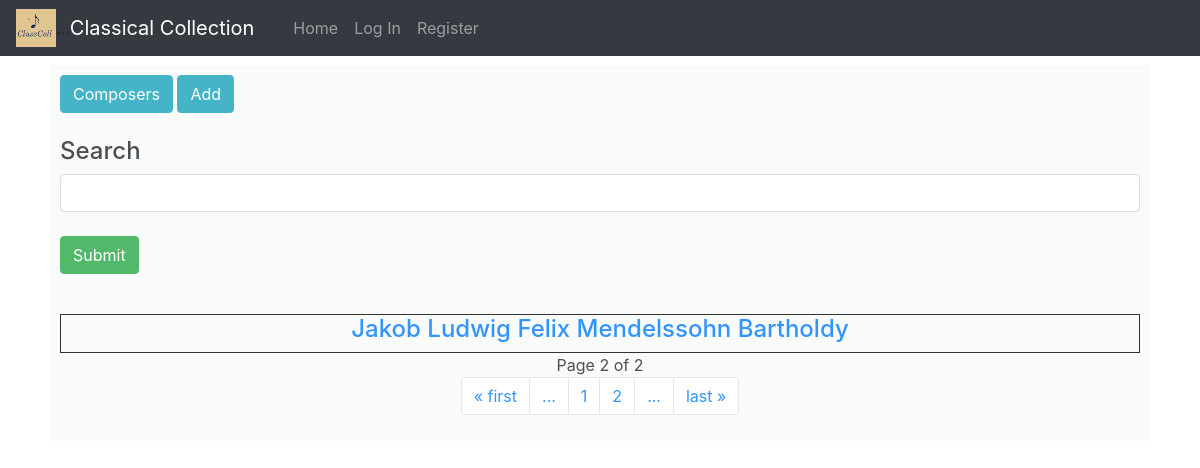
/composer/?page=2, run on an earlier commit of the app's database.
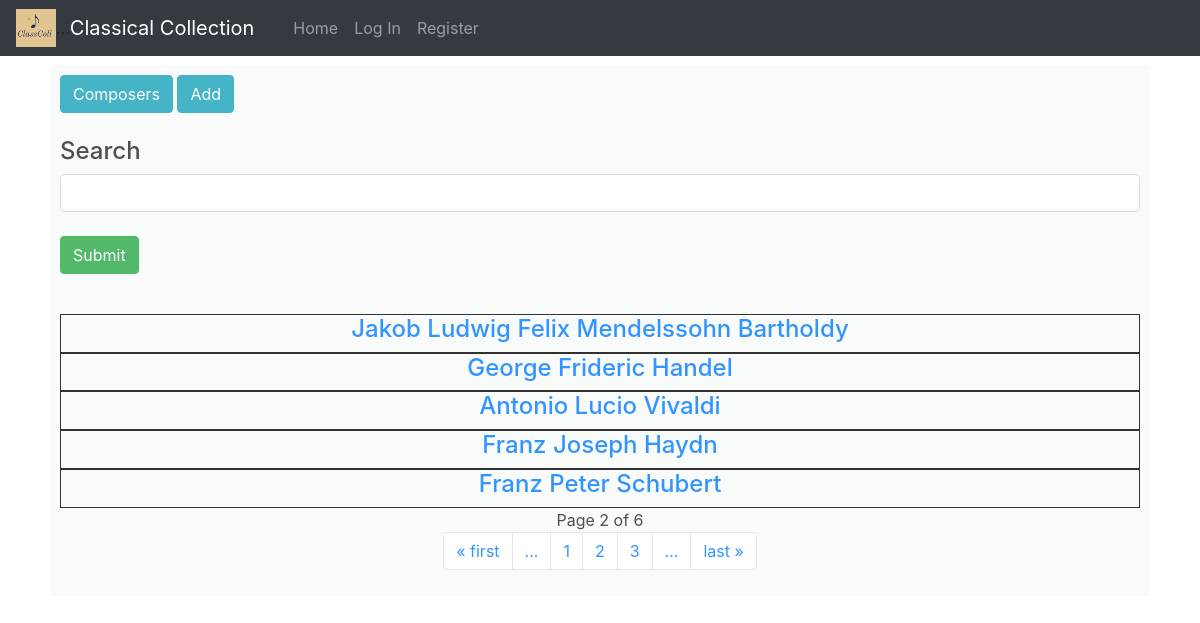
And on a later commit of the database.
### classcoll/models.py (models this page shows, shortened)
class Composer(models.Model):
    name = models.CharField(max_length=100)
    biography = models.TextField()
    image = models.URLField(blank=False)

### classcoll/views/Composers.py (the view)
# urls.py: path('composer/', Composers.allComposers, name="all_composer"),
def allComposers(request):
    if request.method == 'POST':
        name = request.POST['name']
        biography = request.POST['biography']
        image = request.POST['document']
        if Composer.objects.filter(name=name).first() is not None:
            return render(request, COMPOSER_LIST_FILE, {
                'composers': Composer.objects.all(),
                'message': MESSAGE_COMPOSER_EXISTED
            })
        newComposer = Composer(
            name=name,
            biography=biography,
            image=image
        )
        newComposer.save()
        return redirect('index')
    else:
        key = request.GET.get("key", "")
        composers = []
        for composer in Composer.objects.all():
            if key in composer.name:
                composers.append(composer)
        paginator = Paginator(composers, 5)
        pageNumber = request.GET.get('page')
        composers = paginator.get_page(pageNumber)
        return render(request, COMPOSER_LIST_FILE, {
            'composers': composers
        })

### classcoll/templates/classcoll/all_composers.html (shortened to what this page needs)
{% extends "classcoll/layout.html" %}
{% load static %}
{% block body %}
    <div class="bg-light my-background">
        <div>
            <button id="showComposers" class="btn btn-info">Composers</button>
            <button id="showForm" class="btn btn-info">Add</button>
        </div>
        <br>
        <div id="allComposers">
            <form method="GET" action="{% url 'all_composer' %}" id="filterForm">
                <div class="form-group">
                    <h4>Search</h4>
                    <input class="form-control" type="text" name="key">
                    <br>
                    <input class="btn btn-success" type="submit">
                </div>
            </form>
            <br>
            {% for composer in composers %}
                <div class="text-center" style="border: 1px solid black;">
                    <div>
                        <h4><a href="{% url 'composer' composer.name %}">{{ composer.name }}</a></h4>
                    </div>
                </div>
            {% endfor %}
            {% include 'classcoll/pagination.html' with list=composers %}
        </div>
    </div>
{% endblock %}

### classcoll/templates/classcoll/layout.html (shortened to what this page needs)
{% load static %}
<!DOCTYPE html>
<html lang="en">
    <head>
      <link rel="stylesheet" href="https://stackpath.bootstrapcdn.com/bootstrap/4.4.1/css/bootstrap.min.css">
      <link rel='stylesheet' href='https://jplayer.org/latest/dist/skin/pink.flag/css/jplayer.pink.flag.min.css'>
      <link href="{% static 'classcoll/styles.css' %}" rel="stylesheet" type="text/css">
      <link rel="stylesheet" href="https://cdn.jsdelivr.net/npm/bootstrap-icons@1.3.0/font/bootstrap-icons.css">
    </head>
    <body style="background: url({% static 'classcoll/images/background.jpg'%}); min-height: 100% 100%;
    background-size: 100%; background-repeat: no-repeat; background-position: center center;">
      <nav class="navbar navbar-expand-md navbar-dark fixed-top bg-dark">
        <img src="{% static 'classcoll/images/applogo.jpeg'%}" width="40">
        <a>...</a>
        <a style="font-size: 20px;" class="navbar-brand" href="#">Classical Collection</a>
        <div class="container-fluid">
          <ul class="navbar-nav me-auto mb-2 mb-md-0">
            <li class="nav-item">
              <a class="nav-link" href="{% url 'index' %}">Home</a>
            </li>
            {% if user.is_authenticated %}
              <li class="nav-item">
                  <a class="nav-link" href="{% url 'favorite' %}">Favorite</a>
              </li>
              <li class="nav-item">
                  <a class="nav-link" href="{% url 'all_composer' %}">Composer</a>
              </li>
              <li class="nav-item">
                  <a class="nav-link" href="{% url 'all_piece' %}">Works</a>
              </li>
              <li class="nav-item">
                  <a class="nav-link" href="{% url 'period' 'Classical' %}">Period</a>
              </li>
              <li class="nav-item">
                  <a class="nav-link" href="{% url 'difficulty' 'Intermediate'%}">Difficulty</a>
              </li>
              <li class="nav-item">
                  <a class="nav-link" href="{% url 'logout' %}">Log Out</a>
              </li>
            {% else %}
              <li class="nav-item">
                  <a class="nav-link" href="{% url 'login' %}">Log In</a>
              </li>
              <li class="nav-item">
                  <a class="nav-link" href="{% url 'register' %}">Register</a>
              </li>
            {% endif %}
          </ul>
        </div>
      </nav>
      <main style="margin-top: 65px;">
        <div style="margin: 50px;
          max-height: 900px; overflow: auto;">
          <div style="min-height: 700px;">
            {% block body %}
            {% endblock %}
          </div>
        </div>
      </main>
    </body>
</html>

### classcoll/templates/classcoll/pagination.html
<div class="text-center">
    <span class="current">
        Page {{ list.number }} of {{ list.paginator.num_pages }}
    </span>
</div>
<nav aria-label="Page Navigation Example">
    <ul class="pagination justify-content-center">
        <li class="page-item"><a class="page-link" href="?page=1">&laquo; first</a></li>
        <li class="page-item"><a class="page-link" href="#">...</a></li>
        {% for i in list.paginator.page_range %}
            {% if i <= list.number|add:1 and i >= list.number|add:-1 %}
                <li class="page-item"><a class="page-link" href="?page={{forloop.counter}}">{{forloop.counter}}</a></li>
            {% endif %}
        {% endfor %}
        <li class="page-item"><a class="page-link" href="#">...</a></li>
        <li class="page-item"><a class="page-link" href="?page={{ list.paginator.num_pages }}">last &raquo;</a></li>
    </ul>
</nav>

### classcoll/static/classcoll/styles.css (style rules this page uses)
.my-background { opacity: 0.8; padding: 10px; }

What changed in the data, as far as the page shows it:
added Composer: name "George Frideric Handel"
added Composer: name "Antonio Lucio Vivaldi"
added Composer: name "Franz Joseph Haydn"
added Composer: name "Franz Peter Schubert"
Also different on the page:
{{ list.paginator.num_pages }}: "2" → "6"
new list line: "3"
